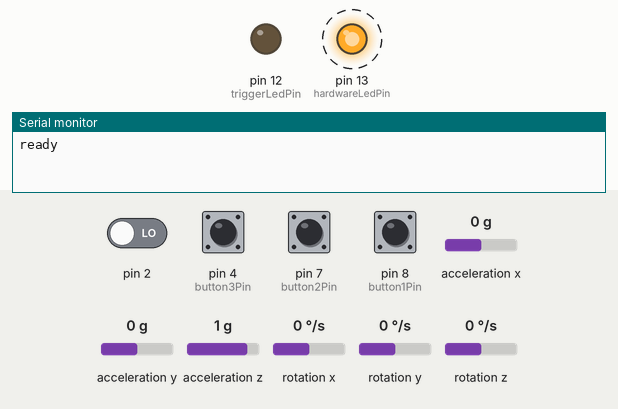
Recording of a sketch running on a simulated Arduino Uno, built with avr-gcc and run on an emulated ATmega328P. Shown: output pins drawn as LEDs (lit = HIGH), the last lines printed to the serial monitor. Dashed ring = blinking. The test bench sets the inputs (shaded band); at power-on: pin 2, pin 4 (button3Pin), pin 7 (button2Pin), pin 8 (button1Pin) LOW, acceleration x 0 g, acceleration y 0 g, acceleration z 1 g, rotation x 0 °/s, rotation y 0 °/s, rotation z 0 °/s. The sensor or clock chip raises its interrupt line as the real part does.

Above: at 1.7 s.
1.8 s: acceleration x set to -0.2 g
4.8 s: acceleration x set to -0.5 g
At 4.98 s:
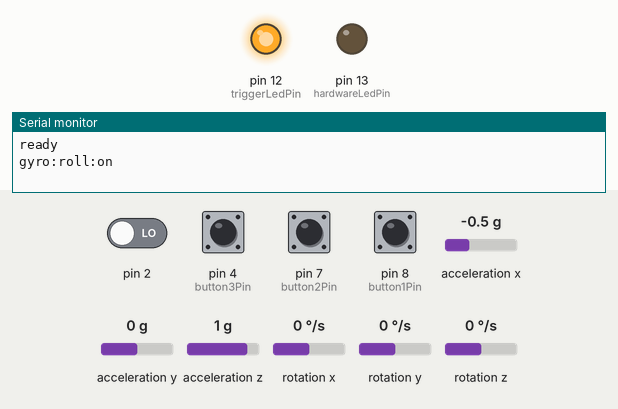
7.8 s: pin 4 (button3Pin) pulled HIGH for 0.15 s
At 8.76 s:
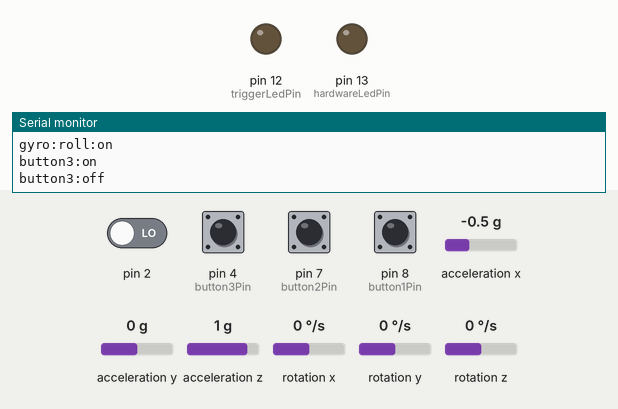
10.8 s: acceleration y set to -1.4 g
At 11.82 s:
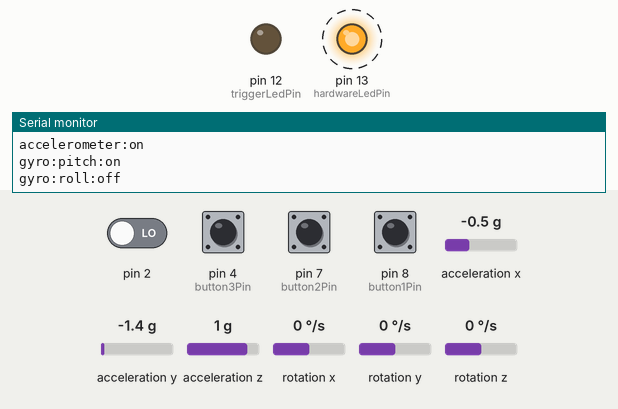
13.8 s: acceleration x set to -0.8 g
At 13.97 s:
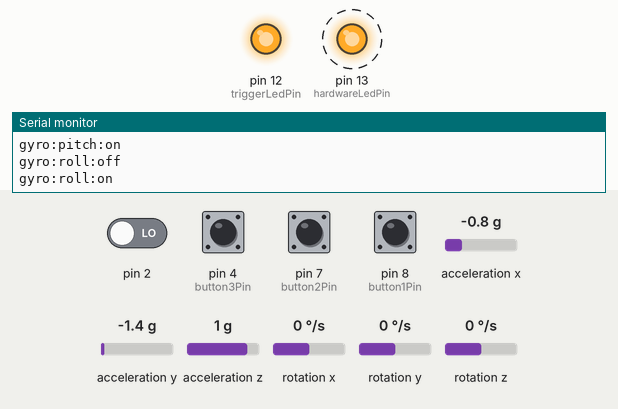
16.8 s: acceleration x set to 0 g
At 17.31 s:
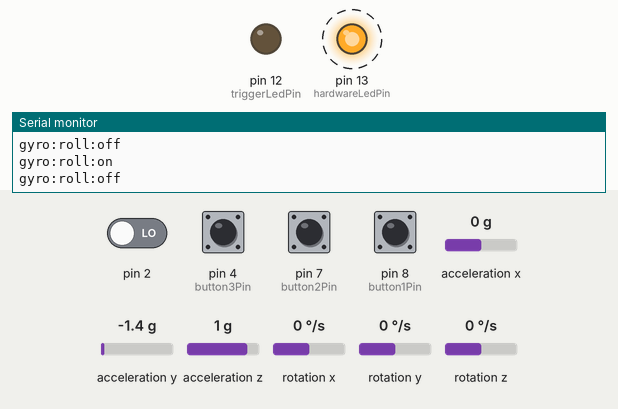
Timing chart, 0 to 20.8 s (numbered marks = the images above; inputs shaded):
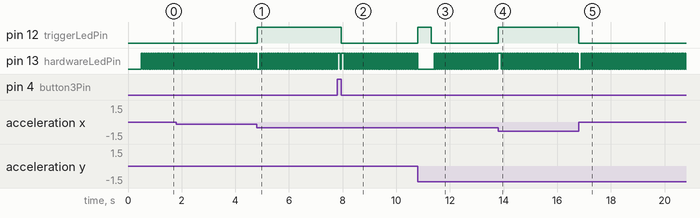

Measured:
- the behaviour switches between -0.3 and -0.4 g on acceleration x (found by bisection; images 0 and 1)
- the behaviour switches between -0.6 and -0.7 g on acceleration x (found by bisection; images 3 and 4)
- after the input at 4.8 s, pin 12 (triggerLedPin): LOW → HIGH at once
- after the input at 7.8 s, pin 12 (triggerLedPin): HIGH → LOW after 0.15 s
- after the input at 10.8 s, pin 12 (triggerLedPin): LOW → HIGH at once, → LOW 0.50 s later
- after the input at 13.8 s, pin 12 (triggerLedPin): LOW → HIGH at once
- after the input at 16.8 s, pin 12 (triggerLedPin): HIGH → LOW at once
- by itself, pin 13 (hardwareLedPin): alternates HIGH for 0.01 s and LOW for 0.01 s

The sketch:

arduino.ino
```cpp
/**
 * Arduino sensor pack, used to trigger sounds in ToyBox.
 *
 * VCNL4000/proximity sensor code by: Jim Lindblom, SparkFun Electronics
 * I2C code dependent on: http://www.i2cdevlib.com/usage
 *   in ~/Documents/Arduino/Libraries, symlink in the i2cdevlib checkout:
 *     * ln -s <your source dir>/i2cdevlib/Arduino/I2Cdev i2cdev
 *     * ln -s <your source dir>/i2cdevlib/Arduino/MPU6050 mpu6050
 */
#include "Wire.h"
#include "I2Cdev.h"
#include "MPU6050_6Axis_MotionApps20.h"

// general constants, tune these
#define BAUD_RATE 9600
#define BUTTON_DELAY 100
#define MICROPHONE_DISABLED
#define MICROPHONE_THRESHOLD 860
#define MICROPHONE_DELAY 500
#define PROXIMITY_DISABLED
#define PROXIMITY_THRESHOLD 10
#define PROXIMITY_DELAY 100
//#define ACCELEROMETER_DISABLED
#define ACCELEROMETER_THRESHOLD 9000
#define ACCELEROMETER_DELAY 500
//#define GYROSCOPE_DISABLED
#define GYROSCOPE_THRESHOLD 20
#define GYROSCOPE_DELAY 100

// proximity sensor VCNL4000
#define VCNL4000_ADDRESS 0x13  // 0x26 write, 0x27 read
#define COMMAND_0 0x80  // starts measurments, relays data ready info
#define PRODUCT_ID 0x81  // product ID/revision ID, should read 0x11
#define IR_CURRENT 0x83  // sets IR current in steps of 10mA 0-200mA
#define PROXIMITY_RESULT_MSB 0x87  // High byte of proximity measure
#define PROXIMITY_RESULT_LSB 0x88  // low byte of proximity measure
#define PROXIMITY_FREQ 0x89  // Proximity IR test signal freq, 0-3
#define PROXIMITY_MOD 0x8A  // proximity modulator timing

// class default I2C address is 0x68
// specific I2C addresses may be passed as a parameter here
// AD0 low = 0x68 (default for SparkFun breakout and InvenSense evaluation board)
// AD0 high = 0x69
MPU6050 mpu;

// digital pins
const int button1Pin = 8;
const int button2Pin = 7;
const int button3Pin = 4;
const int triggerLedPin = 12;
const int hardwareLedPin = 13;

// analog pins
const int microphonePin = 1;

// states
boolean hardwareLedState = false;
int button1State = 0;
int button2State = 0;
int button3State = 0;
int microphoneState = 0;
int accelerometerState = 0;
int gyroscopePitchState = 0;
int gyroscopeRollState = 0;

// prximity sensor
int proximityValueInit;

// MPU
unsigned int initialized = 0;
bool dmpReady = false;  // set true if DMP init was successful
uint8_t mpuIntStatus;   // holds actual interrupt status byte from MPU
uint8_t devStatus;      // return status after each device operation (0 = success, !0 = error)
uint16_t packetSize;    // expected DMP packet size (default is 42 bytes)
uint16_t fifoCount;     // count of all bytes currently in FIFO
uint8_t fifoBuffer[64]; // FIFO storage buffer

// orientation/motion vars
Quaternion q;           // [w, x, y, z]         quaternion container
VectorInt16 aa;         // [x, y, z]            accel sensor measurements
VectorInt16 aaReal;     // [x, y, z]            gravity-free accel sensor measurements
VectorInt16 aaWorld;    // [x, y, z]            world-frame accel sensor measurements
VectorFloat gravity;    // [x, y, z]            gravity vector
float ypr[3];           // [yaw, pitch, roll]   yaw/pitch/roll container and gravity vector

/**
 * Arduino initialization.
 */
void setup() {

  // initialize I2C and serial connection
  Wire.begin();
  Serial.begin(BAUD_RATE);
  analogReference(EXTERNAL);

  // LEDs
  pinMode(hardwareLedPin, OUTPUT);
  pinMode(triggerLedPin, OUTPUT);
  digitalWrite(triggerLedPin, LOW);

  // buttons
  pinMode(button1Pin, INPUT);
  pinMode(button2Pin, INPUT);
  pinMode(button3Pin, INPUT);

  // microphone
  pinMode(microphonePin, INPUT);

  // proximity
  setupProximity();

  // MPU
  setupMPU();

  Serial.println("ready");
}

void setupProximity() {

  #ifdef PROXIMITY_DISABLED
  return;
  #endif

  // test that the device is working correctly
  byte vcnl4000ProductId = readByte(PRODUCT_ID);

  // product ID should be 0x11
  if (vcnl4000ProductId != 0x11)  {
    Serial.print("error: VNCL4000 error, not reading correct product ID: 0x11 != ");
    Serial.println(vcnl4000ProductId, HEX);
  } else {
    delay(100);
  }

  writeByte(IR_CURRENT, 20);  // Set IR current to 200mA
  writeByte(PROXIMITY_FREQ, 2);  // 781.25 kHz
  writeByte(PROXIMITY_MOD, 0x81);  // 129, recommended by Vishay

  // initialize
  proximityValueInit = readProximity(false);
}

/**
 * DMP interrupt handling.
 */
volatile bool mpuInterrupt = false;     // indicates whether MPU interrupt pin has gone high
void dmpDataReady() {
  mpuInterrupt = true;
}

void setupMPU() {

  mpu.initialize();
  devStatus = mpu.dmpInitialize();

  // make sure it worked (returns 0 if so)
  if (devStatus == 0) {

    // turn on the DMP, now that it's ready
    mpu.setDMPEnabled(true);

    // enable Arduino interrupt detection
    attachInterrupt(0, dmpDataReady, RISING);
    mpuIntStatus = mpu.getIntStatus();

    // set our DMP Ready flag so the main loop() function knows it's okay to use it
    dmpReady = true;

    // get expected DMP packet size for later comparison
    packetSize = mpu.dmpGetFIFOPacketSize();
  } else {
    // ERROR!
    // 1 = initial memory load failed
    // 2 = DMP configuration updates failed
    // (if it's going to break, usually the code will be 1)
    Serial.print(F("error: MPU DMP Initialization failed (code "));
    Serial.print(devStatus);
    Serial.println(F(")"));
  }
}

/**
 * Main event loop.
 */
void loop() {

  blinkHardwareLed();

  // wait for MPU interrupt or extra packet(s) available
  while (!mpuInterrupt && fifoCount < packetSize) {}

  button1State = checkButtonState(button1Pin, button1State, "1");
  button2State = checkButtonState(button2Pin, button2State, "2");
  button3State = checkButtonState(button3Pin, button3State, "3");
  checkMicrophoneState();
  proximitySensorCheck();

  // if MPU DMP programming failed, give up now
  if (!dmpReady) return;

  checkMPU();
}

int checkButtonState(int buttonPin, int buttonState, String buttonName) {
  int value = digitalRead(buttonPin);

  if (value != buttonState) {
    digitalStateChange(value, "button" + buttonName, BUTTON_DELAY);
  }

  return value;
}

void checkMicrophoneState() {

  #ifdef MICROPHONE_DISABLED
  return;
  #endif

  int value = analogRead(microphonePin);

  if (value > MICROPHONE_THRESHOLD && microphoneState == 0) {
    Serial.println(value);
    digitalStateChange(1, "microphone", MICROPHONE_DELAY);
    microphoneState = 1;
  } else if (value < MICROPHONE_THRESHOLD && microphoneState == 1) {
    digitalStateChange(0, "microphone", MICROPHONE_DELAY);
    microphoneState = 0;
  }
}

void proximitySensorCheck() {

  #ifdef PROXIMITY_DISABLED
  return;
  #endif

  int value = readProximity(true);

  if (value > PROXIMITY_THRESHOLD) {
    Serial.print("proximity:");
    Serial.println(value, DEC);
    analogWrite(triggerLedPin, HIGH);
    delay(PROXIMITY_DELAY); // required else it loops too fast
    analogWrite(triggerLedPin, LOW);
  }
}

void checkMPU() {

   // reset interrupt flag and get INT_STATUS byte
  mpuInterrupt = false;
  mpuIntStatus = mpu.getIntStatus();

  // get current FIFO count
  fifoCount = mpu.getFIFOCount();

  // check for overflow (this should never happen unless our code is too inefficient)
  if ((mpuIntStatus & 0x10) || fifoCount == 1024) {
      // reset so we can continue cleanly
      mpu.resetFIFO();
      // Serial.println(F("FIFO overflow!"));

  // otherwise, check for DMP data ready interrupt (this should happen frequently)
  } else if (mpuIntStatus & 0x02) {

    // wait for correct available data length, should be a VERY short wait
    while (fifoCount < packetSize) fifoCount = mpu.getFIFOCount();

    // read a packet from FIFO
    mpu.getFIFOBytes(fifoBuffer, packetSize);

    // track FIFO count here in case there is > 1 packet available
    // (this lets us immediately read more without waiting for an interrupt)
    fifoCount -= packetSize;

    checkAccelerometer();
    checkGyroscope();
  }

}

void checkAccelerometer() {

  #ifdef ACCELEROMETER_DISABLED
  return;
  #endif

  if (initialized < 100) {
    // initialize aaReal
    mpu.dmpGetQuaternion(&q, fifoBuffer);
    mpu.dmpGetAccel(&aaReal, fifoBuffer);
    initialized++;

    return;
  }

  // get current values
  mpu.dmpGetQuaternion(&q, fifoBuffer);
  mpu.dmpGetAccel(&aaWorld, fifoBuffer);

  int normX = aaWorld.x - aaReal.x;
  int normY = aaWorld.y - aaReal.y;
  int normZ = aaWorld.z - aaReal.z;

  if (overAccelThreshold(normX, normY, normZ) && accelerometerState == 0) {
    digitalStateChange(HIGH, "accelerometer", ACCELEROMETER_DELAY);
    accelerometerState = 1;
  } else if (!overAccelThreshold(normX, normY, normZ) && accelerometerState == 1) {
    digitalStateChange(LOW, "accelerometer", ACCELEROMETER_DELAY);
    accelerometerState = 0;
  }
}

boolean overAccelThreshold(int normX, int normY, int normZ) {

 return (normX > ACCELEROMETER_THRESHOLD ||
         normY > ACCELEROMETER_THRESHOLD||
         normZ > ACCELEROMETER_THRESHOLD ||
         normX < -1 * ACCELEROMETER_THRESHOLD ||
         normY < -1 * ACCELEROMETER_THRESHOLD||
         normZ < -1 * ACCELEROMETER_THRESHOLD);
}

void checkGyroscope() {

  #ifdef GYROSCOPE_DISABLED
  return;
  #endif

  // get current values
  mpu.dmpGetQuaternion(&q, fifoBuffer);
  mpu.dmpGetGravity(&gravity, &q);
  mpu.dmpGetYawPitchRoll(ypr, &q, &gravity);

  int pitch = (ypr[2] * 180/M_PI);
  int roll = (ypr[1] * 180/M_PI);
  boolean stateChange = false;

  if (isOverGyroscopeThreshold(pitch) && gyroscopePitchState == 0) {
    digitalStateChangeNoDelay(HIGH, "gyro:pitch");
    gyroscopePitchState = 1;
    stateChange = true;
  } else if (!isOverGyroscopeThreshold(pitch) && gyroscopePitchState == 1) {
    digitalStateChangeNoDelay(LOW, "gyro:pitch");
    gyroscopePitchState = 0;
    stateChange = true;
  }

  if (isOverGyroscopeThreshold(roll) && gyroscopeRollState == 0) {
    digitalStateChangeNoDelay(HIGH, "gyro:roll");
    gyroscopeRollState = 1;
    stateChange = true;
  } else if (!isOverGyroscopeThreshold(roll) && gyroscopeRollState == 1) {
    digitalStateChangeNoDelay(LOW, "gyro:roll");
    gyroscopeRollState = 0;
    stateChange = true;
  }

  if (stateChange) {
    delay(GYROSCOPE_DELAY);
  }
}

boolean isOverGyroscopeThreshold(int value) {
  return (value > GYROSCOPE_THRESHOLD || value < -1 * GYROSCOPE_THRESHOLD);
}

void blinkHardwareLed() {
  hardwareLedState = !hardwareLedState;
  digitalWrite(hardwareLedPin, hardwareLedState);
}

/**
 * A digital (high/low) state change of some sensor. This will cause a change in a companion LED
 * and write the state change to the serial output.
 */
void digitalStateChangeNoDelay(int digitalValue, String serialName) {

  if (digitalValue == HIGH) {
    digitalWrite(triggerLedPin, HIGH);
    Serial.println(serialName + ":on");
  } else {
    digitalWrite(triggerLedPin, LOW);
    Serial.println(serialName + ":off");
  }
}

void digitalStateChange(int digitalValue, String serialName, int delayMillis) {

  digitalStateChangeNoDelay(digitalValue, serialName);
  delay(delayMillis);
}

// returns a value between 0-100 where 100 is closest (capped at some distance)
int readProximity(boolean limit) {
  int data;
  byte temp;

  temp = readByte(COMMAND_0);
  writeByte(COMMAND_0, temp | 0x08);  // command the sensor to perform a proximity measure

  while(!(readByte(COMMAND_0)&0x20))
    ;  // Wait for the proximity data ready bit to be set
  data = readByte(PROXIMITY_RESULT_MSB) << 8;
  data |= readByte(PROXIMITY_RESULT_LSB);

  if (!limit) {
    return data; // on startup

  } else {
    int normValue = data - proximityValueInit;

    if (normValue < 0) {
      return 0;
    } else if (normValue > 1000) {
      return 100;
    } else {
      return normValue / 10;
    }
  }
}

/**
 * Writes a single byte of data to address.
 * Used by proximity sensor.
 */
void writeByte(byte address, byte data) {
  Wire.beginTransmission(VCNL4000_ADDRESS);
  Wire.write(address);
  Wire.write(data);
  Wire.endTransmission();
}

/**
 * Reads a single byte of data from address.
 * Used by proximity sensor.
 */
byte readByte(byte address) {

  Wire.beginTransmission(VCNL4000_ADDRESS);
  Wire.write(address);
  Wire.endTransmission();

  Wire.requestFrom(VCNL4000_ADDRESS, 1);
  while(!Wire.available()) {}
  return Wire.read();
}
```
